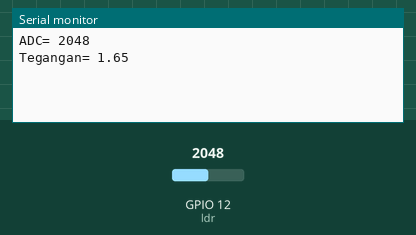
This sketch was run on a simulated ESP32. Shown: the last lines printed to the serial monitor. Inputs (shaded band) come from the test bench; at power-on: GPIO 12 (ldr) = 2048.

Above: at 1.2 s.
1.3 s: GPIO 12 (ldr) set to 2866
At 2.6 s:
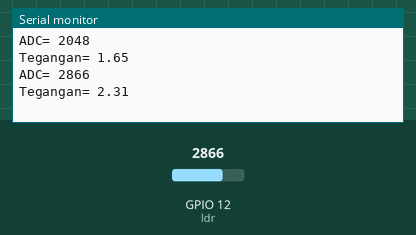
2.8 s: GPIO 12 (ldr) set to 3603
At 3.5 s:
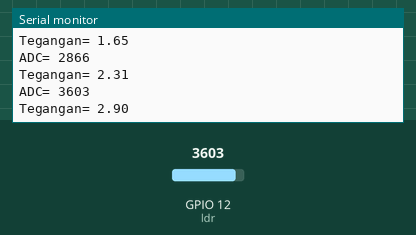
Timing chart, 0 to 5.8 s (numbered marks = the images above; inputs shaded):
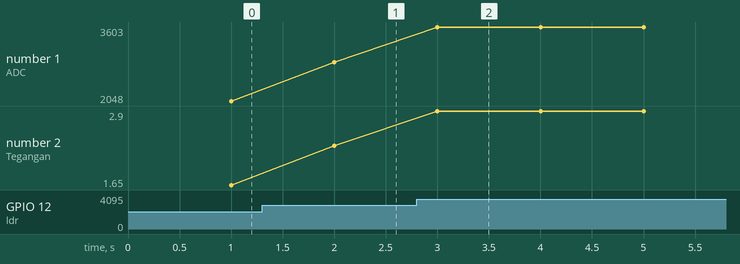

The sketch:

esp32_adc_filter.ino
```cpp
//membuat filter adc dengan smoothing reading
const int numReadings = 10;
int readings[numReadings];  // the readings from the analog input
int readIndex = 0;          // the index of the current reading
int total = 0;              // the running total
int average = 0;            // the average
//---------------------------------------//
const int ldr = 12;   //insialisasi pin analog yang digunakan
int adcVal;           //meyimpan nilai dari pin analog
float voltage;        //variabel flot yang menyimpan nilai konversi adc ke tegangan
//variabel untuk fungsi millis yang digunakan untuk sampling data
unsigned long nowtime, prevtime = 0;
const int ts = 1000;

void setup()
{
  Serial.begin(115200);
    for (int thisReading = 0; thisReading < numReadings; thisReading++) {
    readings[thisReading] = 0;
  }
}

void loop() {
  nowtime = millis();  //nilai dari fungsi millis untuk variabel waktu sekarang
  total = total - readings[readIndex];
  readings[readIndex] = analogRead(ldr);
  total = total + readings[readIndex];
  readIndex = readIndex + 1;

 if (readIndex >= numReadings) {
    // ...wrap around to the beginning:
    readIndex = 0;
  }

  if(nowtime - prevtime >= ts){
  average = total / numReadings;
  adcVal = average; // nilai adc yang diberi filter
 //adcVal = analogRead(ldr);  // nilai adc tanpa diberi filter
  voltage = (float(adcVal)/4095) * 3.3;
  Serial.println("ADC= " + String(adcVal)+ "\nTegangan= " + String(voltage));

  prevtime = nowtime;
  }
}
```

Measured:
- after the input at 1.3 s, the serial monitor: prints a new line after 0.70 s (image 1)
- after the input at 2.8 s, the serial monitor: prints a new line after 0.20 s (image 2)
- plotted number 1: 2048 → 2866 after the input at 1.3 s, 2866 → 3603 after the input at 2.8 s
- plotted number 2: 1.65 → 2.31 after the input at 1.3 s, 2.31 → 2.9 after the input at 2.8 s
